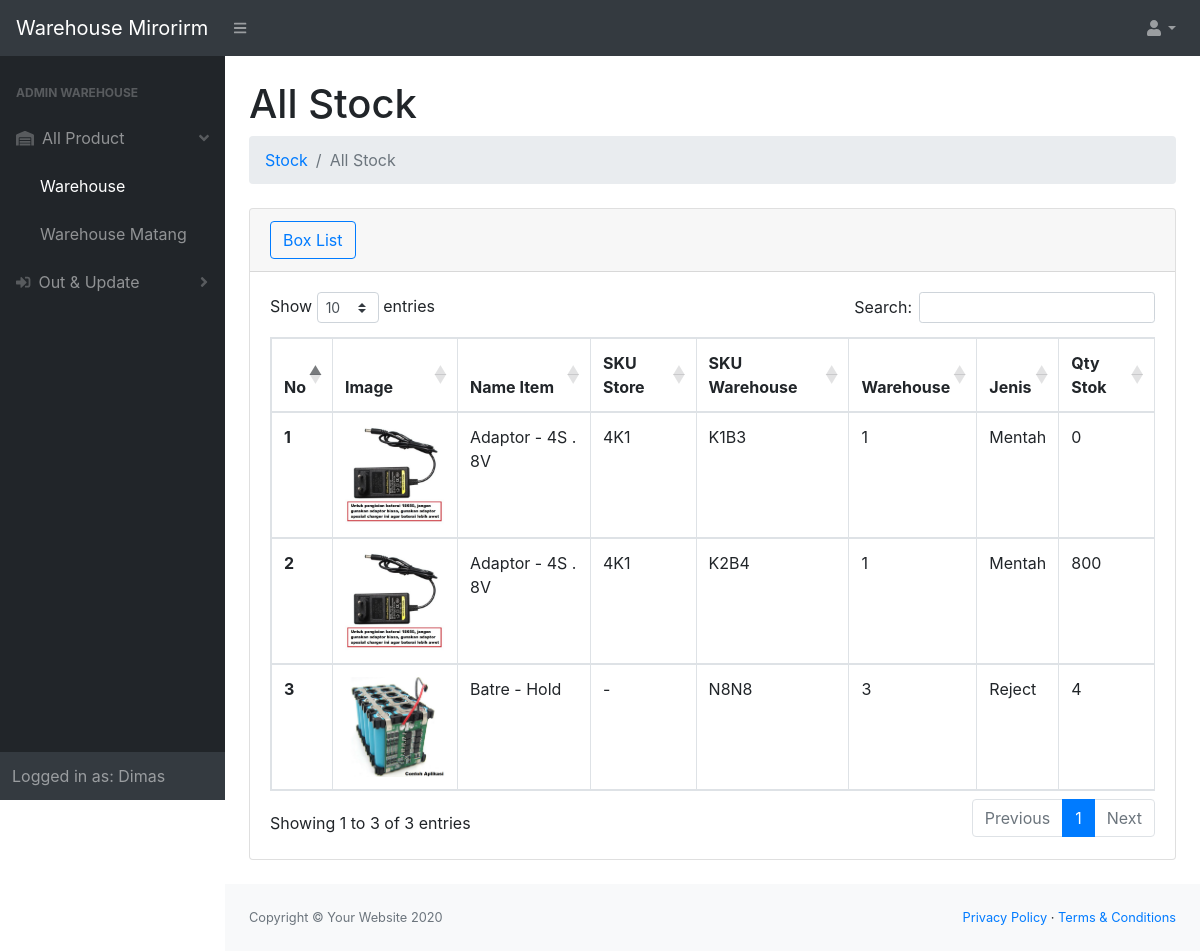
The page /gudang/index.php?url=gudang (signed in) on the database its author committed.
### tables this page shows
CREATE TABLE `product_id` (
  `id_product` int(11) NOT NULL,
  `image` mediumtext NOT NULL,
  `nama` varchar(200) NOT NULL,
  `jenis` varchar(200) NOT NULL
);

CREATE TABLE `toko_id` (
  `id_toko` int(11) NOT NULL,
  `sku_toko` varchar(200) NOT NULL DEFAULT '-',
  `id_product` int(11) NOT NULL,
  `quantity_toko` int(11) NOT NULL
);

CREATE TABLE `gudang_id` (
  `id_gudang` int(11) NOT NULL,
  `sku_gudang` varchar(200) NOT NULL,
  `id_product` int(11) NOT NULL,
  `quantity` int(11) NOT NULL,
  `lokasi_gudang` int(11) NOT NULL
);

### gudang/gudang.php (the view, shortened to what this page needs)
<div class="container-fluid">
            <h1 class="mt-4">All Stock</h1>
            <ol class="breadcrumb mb-4">
                <li class="breadcrumb-item"><a href="#">Stock</a></li>
                <li class="breadcrumb-item active">All Stock</li>
            </ol>
            <div class="card mb-4">
                <div class="card-header">
                    <a type="button" class="btn btn-outline-primary" href="index.php?url=boxlist">Box List</a>
                </div>
                <div class="card-body">
                    <div class="table-responsive">
                        <table class="table table-hover table-bordered" id="dataTable" width="100%" cellspacing="0">
                            <thead>
                                <tr>
                                    <th>No</th>
                                    <th>Image</th>
                                    <th>Name Item</th>
                                    <th>SKU Store</th>
                                    <th>SKU Warehouse</th>
                                    <th>Warehouse</th>
                                    <th>Jenis</th>
                                    <th>Qty Stok</th>
                                </tr>
                            </thead>
                            <tbody>
                            <?php
                               $select = mysqli_query($conn, "SELECT * FROM product_id, toko_id, gudang_id WHERE product_id.id_product=toko_id.id_product AND product_id.id_product=gudang_id.id_product AND jenis<>'Mateng' ");
                               $i = 1;
                               while($data=mysqli_fetch_array($select)){
                                $gambar = $data['image'];
                                if($gambar==null){
                                    $img = '<img src="../assets/img/noimageavailable.png" class="zoomable">';
                                } else {
                                    $img ='<img src="../assets/img/'.$gambar.'" class="zoomable">';
                                }
                            ?>
                                <tr data-bs-toggle="modal" data-bs-target="#largeModal">
                                    <th><?=$i++;?></th>
                                    <td><?=$img;?></td>
                                    <td><?=$data['nama'];?></td>
                                    <td class="text-uppercase"><?=$data['sku_toko'];?></td>
                                    <td class="text-uppercase"><?=$data['sku_gudang'];?></td>
                                    <td><?=$data['lokasi_gudang'];?></td>
                                    <td><?=$data['jenis'];?></td>
                                    <td><?=$data['quantity'];?></td>
                                </tr>
                                <?php
                               }
                            ?>
                            </tbody>
                        </table>
                    </div>
                </div>
            </div>
        </div>

### gudang/index.php (style rules this page uses)
.zoomable { width: 100px; }

### rows shown on the page
product_id: image (picture), nama "Adaptor - 4S . 8V", toko_id.sku_toko "4K1", gudang_id.sku_gudang "K1B3", gudang_id.lokasi_gudang "1", jenis "Mentah", gudang_id.quantity "0", gudang_id.sku_gudang "K2B4", gudang_id.quantity "800"
product_id: image (picture), nama "Batre - Hold", toko_id.sku_toko "-", gudang_id.sku_gudang "N8N8", gudang_id.lokasi_gudang "3", jenis "Reject", gudang_id.quantity "4"

### other values the page prints
$_SESSION['nama_user'] "Dimas"
